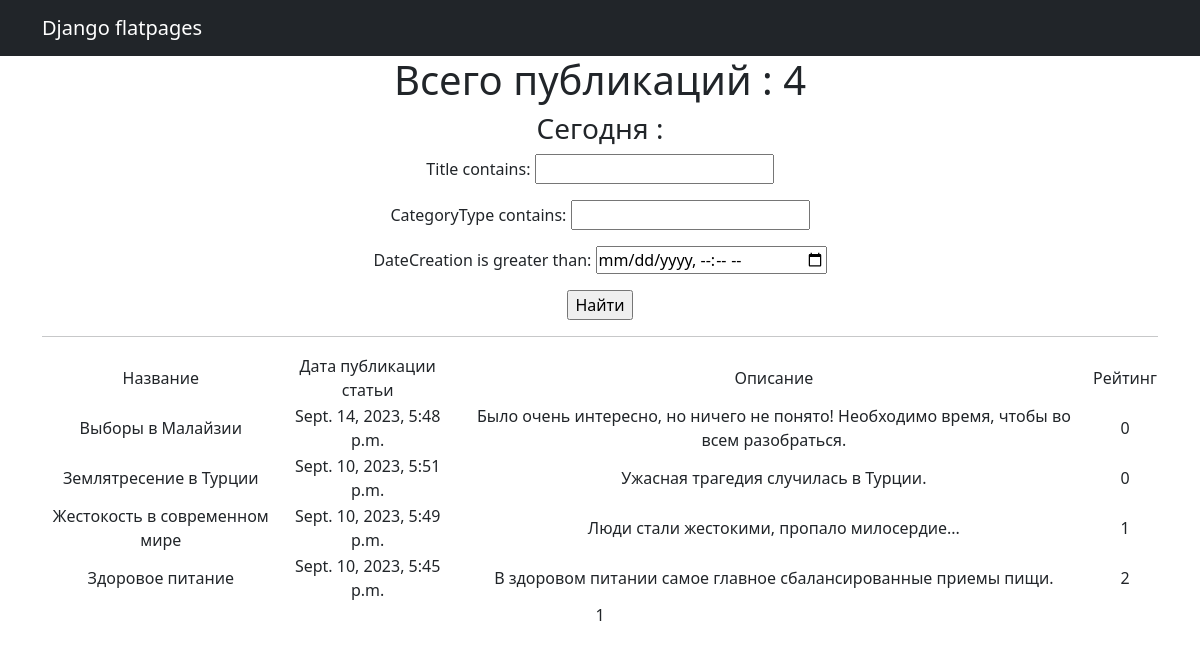
The app's page /news/search/ with its own data.
### news/models.py (models this page shows, shortened)
class Post(models.Model):
    author = models.ForeignKey(Author, on_delete=models.CASCADE)
    NEWS = "NW"
    ARTICLE = "AR"
    CATEGORY_CHOICES = (
        (NEWS, 'Новость'),
        (ARTICLE, 'Статья')
    )
    categoryType = models.CharField(max_length=2, choices=CATEGORY_CHOICES, default=ARTICLE)
    dateCreation = models.DateTimeField(auto_now_add=True)
    postCategory = models.ManyToManyField(Category, through='PostCategory')
    title = models.CharField(max_length=128)
    text = models.TextField()
    rating = models.SmallIntegerField(default=0)
    def __str__(self):
        return self.title
    class Meta:
        ordering = ["-dateCreation", 'title']

### news/views.py (the view)
# urls.py: path('search/', MyViev.as_view(), name='post_list'),
class MyViev(ListView):
    model = Post
    template_name = 'post_search.html'
    context_object_name = 'posts'
    paginate_by = 10
    def get_queryset(self):
        queryset = super().get_queryset()
        self.filterset =PostFilter(self.request.GET, queryset)
        return self.filterset.qs
    def get_context_data(self, **kwargs):
        context = super().get_context_data(**kwargs)
        context['filterset'] = self.filterset
        return context

### templates/post_search.html (shortened to what this page needs)
{% extends 'flatpages/default.html' %}
{% load custom_filters %}
{% block content %}
   <h1>Всего публикаций : {{posts|length}}</h1>
   <h3>Сегодня : {{ time_now|date:'M d Y' }} </h3>
<form action="" method="get">
       {{ filterset.form.as_p }}
       <input type="submit" value="Найти" />
</form>
   <hr>
   {% if posts %}
       <table>
           <tr>
               <td>Название</td>
               <td>Дата публикации статьи</td>
               <td>Описание</td>
               <td>Рейтинг</td>
           </tr>
           {% for p in posts %}
           <tr>
               <td>{{ p }}</td>
               <td>{{ p.dateCreation }}</td>
               <td>{{ p.text|truncatewords:20 }}</td></td>
               <td>{{ p.rating }}</td>
           </tr>
           {% endfor %}
       </table>
   {% else %}
       <h2>Статей нет!</h2>
   {% endif %}
   {{ page_obj.number }}
{% endblock content %}

### records on screen
Post: title "Выборы в Малайзии", dateCreation "Sept. 14, 2023, 5:48 p.m.", text "Было очень интересно, но ничего не понято! Необходимо время, чтобы во всем разобраться.", rating "0"
Post: title "Землятресение в Турции", dateCreation "Sept. 10, 2023, 5:51 p.m.", text "Ужасная трагедия случилась в Турции.", rating "0"
Post: title "Жестокость в современном мире", dateCreation "Sept. 10, 2023, 5:49 p.m.", text "Люди стали жестокими, пропало милосердие...", rating "1"
Post: title "Здоровое питание", dateCreation "Sept. 10, 2023, 5:45 p.m.", text "В здоровом питании самое главное сбалансированные приемы пищи.", rating "2"

### other values on screen
{{ posts|length }} "4"
{{ page_obj.number }} "1"
